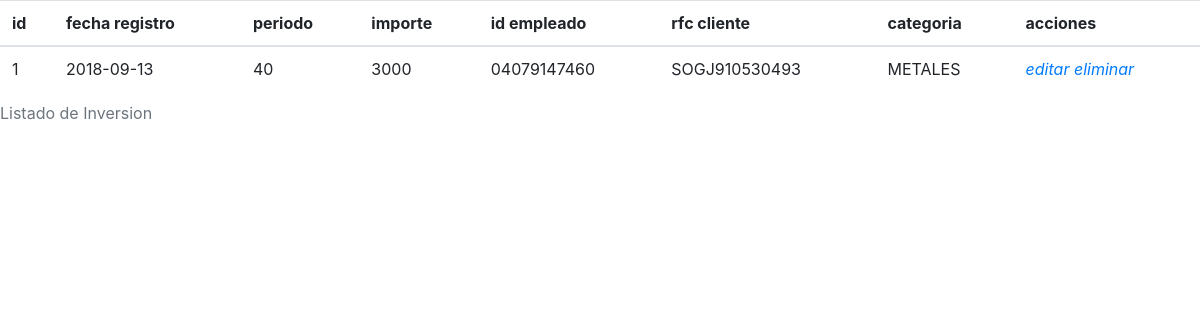
The app's page /php/buscar_inversiones.php, older data.
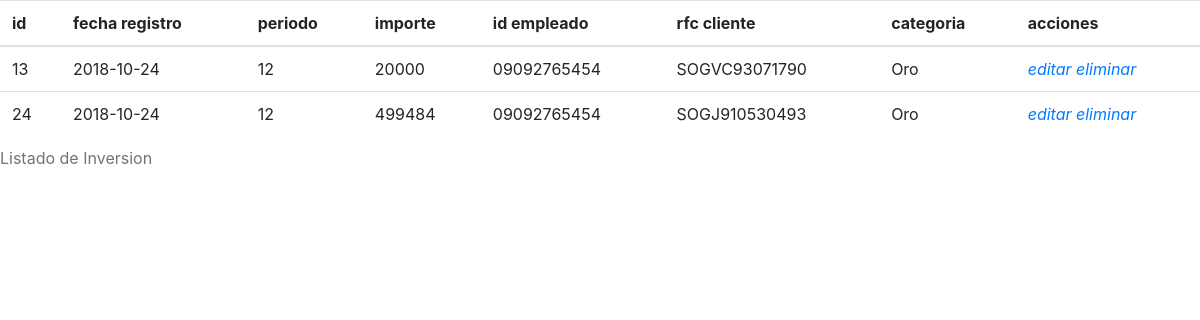
The same page, newer data.
### tables this page shows
CREATE TABLE IF NOT EXISTS `inversion` (
  `id_inversion` bigint(20) unsigned NOT NULL AUTO_INCREMENT,
  `fecha_reg` date DEFAULT '0000-00-00',
  `dias` int(11) NOT NULL DEFAULT '30',
  `importe` decimal(10,0) DEFAULT '0',
  `nss_empleado` char(11) DEFAULT NULL,
  `RFC_cliente` char(13) DEFAULT NULL,
  `categoria` varchar(50) DEFAULT NULL,
  PRIMARY KEY (`id_inversion`),
  UNIQUE KEY `id_inversion` (`id_inversion`),
  KEY `nss_empleado` (`nss_empleado`),
  KEY `RFC_cliente` (`RFC_cliente`),
  KEY `categoria` (`categoria`)
);

### php/buscar_inversiones.php (the view, shortened to what this page needs)
<html>
<head>
    <link rel="stylesheet" href="css/bootstrap.css">
</head>
</html>
<?php
$conexion = conecta();
$salida = "";
$query = "SELECT * FROM inversion ORDER BY id_inversion";
$resultado = $conexion->query($query);
if($resultado->num_rows > 0){
	$salida.="<table class='tabla_datos table'>
				<caption align=top>Listado de Inversion</caption>
				<thead>
				<tr>
				<th>id</th>
				<th>fecha registro</th>
				<th>periodo</th>
				<th>importe</th>
				<th>id empleado</th>
				<th>rfc cliente</th>
				<th>categoria</th>
				<th>acciones</th>
				</tr>
				</thead>
				<tbody>";
		while ($fila = $resultado->fetch_assoc()) {
			$salida.="<tr>
					  <td>".$fila['id_inversion']."</td>
					  <td>".$fila['fecha_reg']."</td>
					  <td>".$fila['dias']."</td>
					  <td>".$fila['importe']."</td>
					  <td>".$fila['nss_empleado']."</td>
					  <td>".$fila['RFC_cliente']."</td>
					  <td>".$fila['categoria']."</td>
					  <td>"."<i class='fas fa-pen-alt'>"."<a href='php/editar_inversion.php?id=".$fila['id_inversion']."'>editar</a></i> <i class='fas fa-trash'>"."<a href='php/eliminar_proceso_inversion.php?id=".$fila['id_inversion']."'>eliminar</a></i>"."</td>
					  </tr>";
		}
	$salida.="</tbody></thead>";
} else {
	$salida.="No hay datos :(";
}
echo $salida;
?>

Row changes from the older to the newer data that the page shows:
removed inversion: id_inversion "1", fecha_reg "2018-09-13", dias "40", importe "3000", nss_empleado "04079147460", RFC_cliente "SOGJ910530493", categoria "METALES"
added inversion: id_inversion "13", fecha_reg "2018-10-24", dias "12", importe "20000", nss_empleado "09092765454", RFC_cliente "SOGVC93071790", categoria "Oro"
added inversion: id_inversion "24", fecha_reg "2018-10-24", dias "12", importe "499484", nss_empleado "09092765454", RFC_cliente "SOGJ910530493", categoria "Oro"
